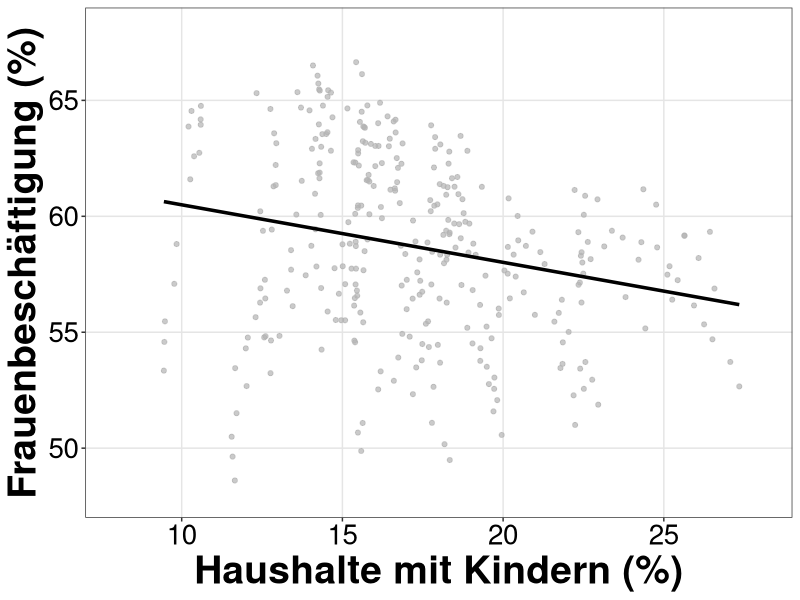

This figure's R source: (Note: this script raises an error after producing the figure.)
library(readxl)
library(tidyverse)
library(ggpubr)
library(ggplot2)
library(scales)

export_be <- read_excel("data/raw/export_be.xlsx")
be_sheet <- read_excel("data/raw/export_be.xlsx", sheet = "BEVÖLKERUNG")

export_ar <- read_excel("data/raw/export_ar.xlsx")
ar_sheet <- read_excel("data/raw/export_ar.xlsx", sheet = "ARBEITSMARKT")


all_districts_and_city <- be_sheet %>%
  filter(
    Indikator == "Haushalte mit Kindern",
    Ausprägung == "insgesamt"
  ) %>%
  mutate(
    hmk = 100 * `Basiswert 1` / `Basiswert 2`
  )

Sozialversicherungspflichtig_Beschäftigte_anteil_frau <- ar_sheet %>%
  filter(
    Indikator == "Sozialversicherungspflichtig Beschäftigte - Anteil",
    Ausprägung == "weiblich"
  ) %>%
  mutate(
    anteil = 100 * `Basiswert 1` / `Basiswert 2`
  )

korrelations_daten <- inner_join(
  all_districts_and_city, 
  Sozialversicherungspflichtig_Beschäftigte_anteil_frau, 
  by = c("Raumbezug", "Jahr")
)

korrelations_daten_clean <- korrelations_daten %>%
  filter(Raumbezug != "Stadt München")

hmk_korr_gesamt_sw <- ggplot(korrelations_daten_clean, aes(x = hmk, y = anteil)) +
  geom_point(size = 1.4, color = "grey70", alpha = 0.7) + 
  geom_smooth(method = "lm", color = "black", se = FALSE, linewidth = 1.2) +
  labs(
    x = "Haushalte mit Kindern (%)",
    y = "Frauenbeschäftigung (%)" 
  ) +
  coord_cartesian(xlim = c(8, 28), ylim = c(48, 68)) +
  theme_bw() + 
  theme(
    axis.title = element_text(size = 28, face = "bold"),
    axis.text = element_text(size = 20, color = "black"),
    panel.grid.major = element_line(color = "grey90"),
    panel.grid.minor = element_blank()
  )

hmk_korr_gesamt_sw
saveRDS(hmk_korr_gesamt_sw, "results/figures/Haushalt_mit_Kindern/hmk_korr_gesamt_sw.rds")


# -----------------------------------------------------------------------
hmk_point_line_nach_jahr_color <- ggplot(korrelations_daten_clean, aes(x = hmk, y = anteil)) +
  geom_smooth(aes(color = Jahr, group = Jahr),
              method = "lm", se = FALSE, linewidth = 1.2, alpha = 0.7) +
  geom_point(aes(color = Jahr), size = 1.4, alpha = 0.7) +
  geom_smooth(aes(group = 1), method = "lm", color = "black", linewidth = 1.2, se = FALSE) +
  scale_color_gradient(
    low = "#e5f5e0", 
    high = "#238b45",
    breaks = scales::pretty_breaks(n = 5) 
  ) +
  coord_cartesian(xlim = c(8, 28), ylim = c(48, 68)) +
  labs(
    x = "Haushalte mit Kindern (%)",
    y = "Frauenbeschäftigung (%)",
    color = "Jahr"
  ) +
  
  theme_bw(base_size = 13) +
  theme(
    axis.title.x = element_text(size = 18, face = "bold"),
    axis.title.y = element_text(size = 18, face = "bold"),
    axis.text.x  = element_text(size = 16),
    axis.text.y  = element_text(size = 16),
    legend.text   = element_text(size = 16),
    legend.title  = element_text(size = 16)
  ) +
  guides(color = guide_colorbar(barwidth = 0.8, barheight = 8))

hmk_point_line_nach_jahr_color

saveRDS(hmk_point_line_nach_jahr_color, "results/figures/Haushalt_mit_Kindern/hmk_korr_point_line_nach_jahr_color.rds")







